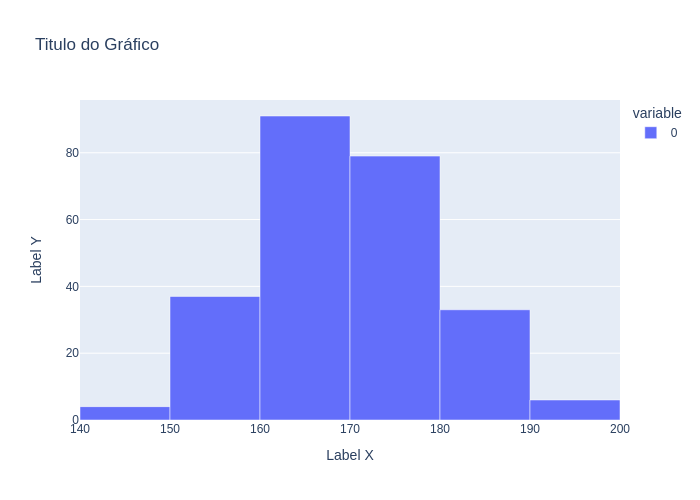

Recreate this plot in Python.

import plotly.express as px
import plotly.io as io
import numpy as np

pesquisa = np.random.normal(170, 10, 250)

fig = px.histogram(pesquisa, nbins=8, title='Titulo do Gráfico')

#fig.update_layout(showlegend=False) # tira a lengenda ao lado do gráfico

fig.update_xaxes(title='Label X')
fig.update_yaxes(title='Label Y')

fig.update_traces(marker_line_width=0.5, marker_line_color='#ffffff')

#io.write_image(fig , 'histograma.png')

fig.show()
